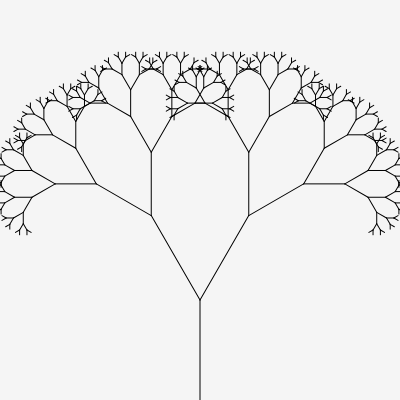
Frame 1 (no input)
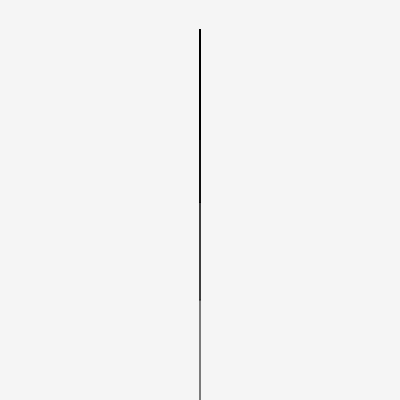
Frame 60 (no input)
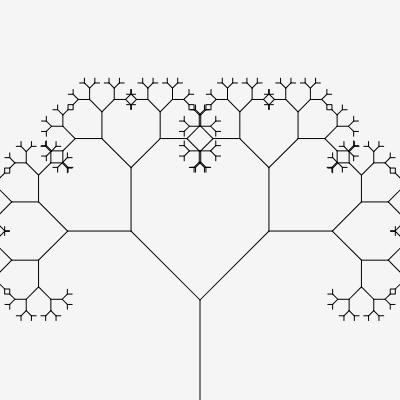
Frame 120 (the mouse pressed at the canvas centre since frame 60)

The p5.js sketch that drew these frames (run headless with seeded random() and noise() and a simulated clock; from frame 60 on, the mouse is pressed at the canvas centre):

// p5.js sketch
// ── sketch.js
var angle = 30;
var lenScale = .65;

function setup() {
  createCanvas(400, 400);
}

function draw() {
  background(245);
  translate(width/2, height+50);
  branch(150);
  
  angle = map(mouseX, 0, width, 0, 90);
}
 
function branch(len) {
  
  line(0,0,0,-len);
  translate(0,-len);
  
  if (len > 6) {
  
    push();
    rotate(radians(angle));
    branch(len * lenScale);
    pop();

    push();
    rotate(radians(-angle));
    branch(len * lenScale);
    pop();
  }
  else {
    // nothing
  }
}
